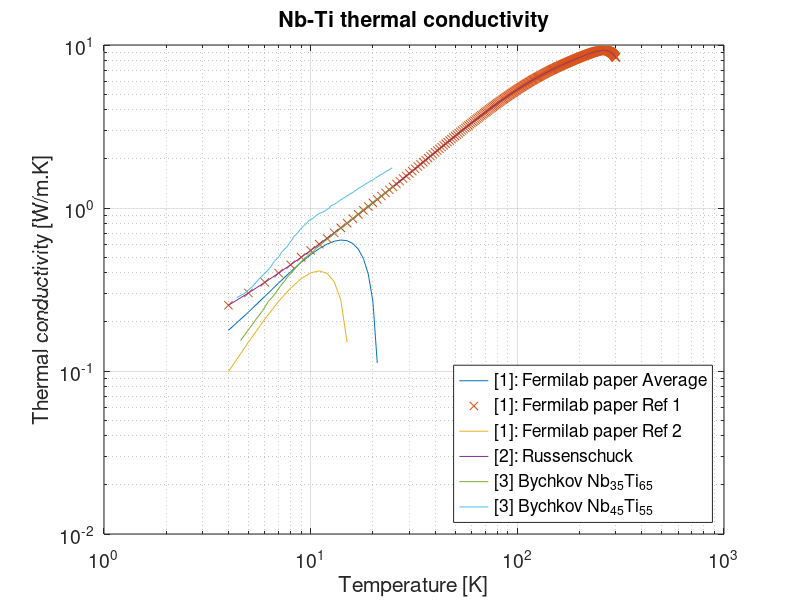

Reproduce this figure in MATLAB.
%% Comparison between Nb-Ti specific heat from different references
%
%   References: 
%
%   [1] Akbar and Keller. "Thermal Analysis and Simulation of the
%       Superconducting Magnet in the SpinQuestExperiment at Fermilab"
%
%   [2] Russenschuck, S., "Field Computation for Accelerator Magnets",
%   Appendix A, Wiley, 2010. Found at:
%       https://onlinelibrary.wiley.com/doi/pdf/10.1002/9783527635467.app1
%
%   [3] Bychkov, Y., "Thermal conductivity and electrical resistivity of
%   Nb-Ti alloys at low temperatures"
%

clear all; close all; clc;

T = 4:300;
%% Ref [1]: 
%
% "Figure 18 shows the thermal conductivity of the Nb-Ti superconductor at
% 1 < T < 10 Kelvin from both references and the average value of them. We
% fitted the average thermal conductivity and the value can be approximated
% by...". 
%
%   Data points obtained from page 69 using the web tool:
%       https://apps.automeris.io/wpd/
%   
%  k [W/m.K]:

k1 = -0.0004.*T.^3 + 0.0085.*T.^2 + 0.00004.*T + 0.0671;

%% Ref [1]: 
%
% Reference 1 from Table 2
%   
%  k [W/m.K]:

p2 = [-5e-14 1.5e-11 6e-9 -3e-6 3e-4 4.56e-2 6.6e-2];
k2 = polyval(p2,T);

%% Ref [1]: 
%
% Reference 1 from Table 2
%   
%  k [W/m.K]:

p3 = [-8.9e-4 1.67e-2 -4.48e-2 6.81e-2];
k3 = polyval(p3,T);

%% Ref [2]: 
%   
%   Equation A.20
%
%   Cp [J/Kg.K]:
k4 = 6.6e-2 + 4.56e-2.*T + 3e-4.*T.^2 -3e-6.*T.^3 + 6e-9.*T.^4 + ...
     1.5e-11.*T.^5 -5e-14.*T.^6;

%% Ref [3]: 
%
% "Specific heat for Nb 51 Ti 49". Data points obtained from page 69 using
% the web tool https://apps.automeris.io/wpd/
%   
%   Cp [J/Kg.K]:
x = load('nb35ti65_thermal_conductivity_bychkov2.csv');
T5 = x(:,1);
k5 = x(:,2);
clear x;
 
x = load('nb45ti55_thermal_conductivity_bychkov.csv');
T6 = x(:,1);
k6 = x(:,2);
clear x;

figure();
loglog(T,k1,T,k2,'x',T,k3,T,k4,T5,k5,T6,k6);
grid on
xlabel('Temperature [K]');
ylabel('Thermal conductivity [W/m.K]');
title('Nb-Ti thermal conductivity');
legend('[1]: Fermilab paper Average', ... 
       '[1]: Fermilab paper Ref 1', ... 
       '[1]: Fermilab paper Ref 2', ... 
       '[2]: Russenschuck', ...
       '[3] Bychkov Nb_{35}Ti_{65}',...
       '[3] Bychkov Nb_{45}Ti_{55}',...
       'Location','Southeast')
set(gca,'FontSize',14)
%axis([T(1) T(end) 0 40])